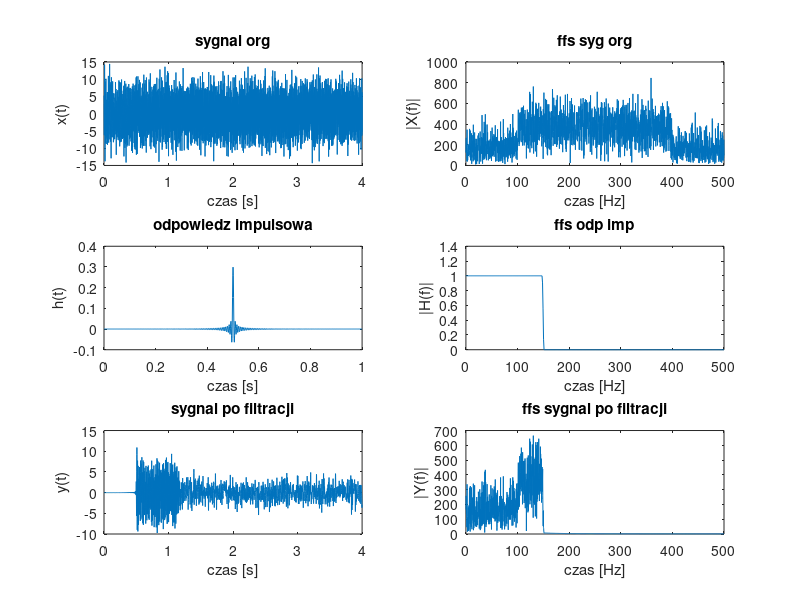

Recreate this plot in MATLAB.
clear all;

N= 4000;
fp = 1000;
t = 0:1/fp :(N-1)/fp;

x = 6*chirp(t,100,4,400) + 3*randn(1,N);
subplot(3,2,1);
plot(t,x);
title('sygnal org');
xlabel('czas [s]');
ylabel('x(t)');





Nf = 2^12;
Nf21 = Nf/2+1;
v = fft(x,Nf);
wx = abs(v);
f = linspace(0,fp/2,Nf21);
subplot(3,2,2);
plot(f,wx(1:Nf21));
title('ffs syg org');
xlabel('czas [Hz]');
ylabel('|X(f)|');

M=1001;
h = fir1(M-1,0.3);  % 0.5 to wsółczynnik który przesuwa próg filtracji 
                    % jest to częstotliwość unormowana (zakładamy  ze
                    % maksymana częstotliwość wynosi 1 odpowiada połowie
                    % częstotliwości próbkowania
                    % x=fodcięcia/(fprobkowania/2) M-długość filtra (im
                    % dłuższy tym lepsza jakość ale większe opóźnienie
                    % sygnału
th  = 0: 1/fp : (M-1)/fp;
subplot(3,2,3);
plot(th,h);
title('odpowiedz impulsowa');
xlabel('czas [s]');
ylabel('h(t)');

Nfh = 2^10;
Nf21h = Nfh/2+1;
v = fft(h,Nfh);
wh = abs(v);
fh = linspace(0,fp/2,Nf21h);
subplot(3,2,4);
plot(fh,wh(1:Nf21h));
title('ffs odp imp');
xlabel('czas [Hz]');
ylabel('|H(f)|');

y= filter(h,1,x);
subplot(3,2,5);
plot(t,y);
title('sygnal po filtracji');
xlabel('czas [s]');
ylabel('y(t)');

v = fft(y,Nf);
wy = abs(v);
subplot(3,2,6);
plot(f,wy(1:Nf21));
title('ffs sygnal po filtracji');
xlabel('czas [Hz]');
ylabel('|Y(f)|');


